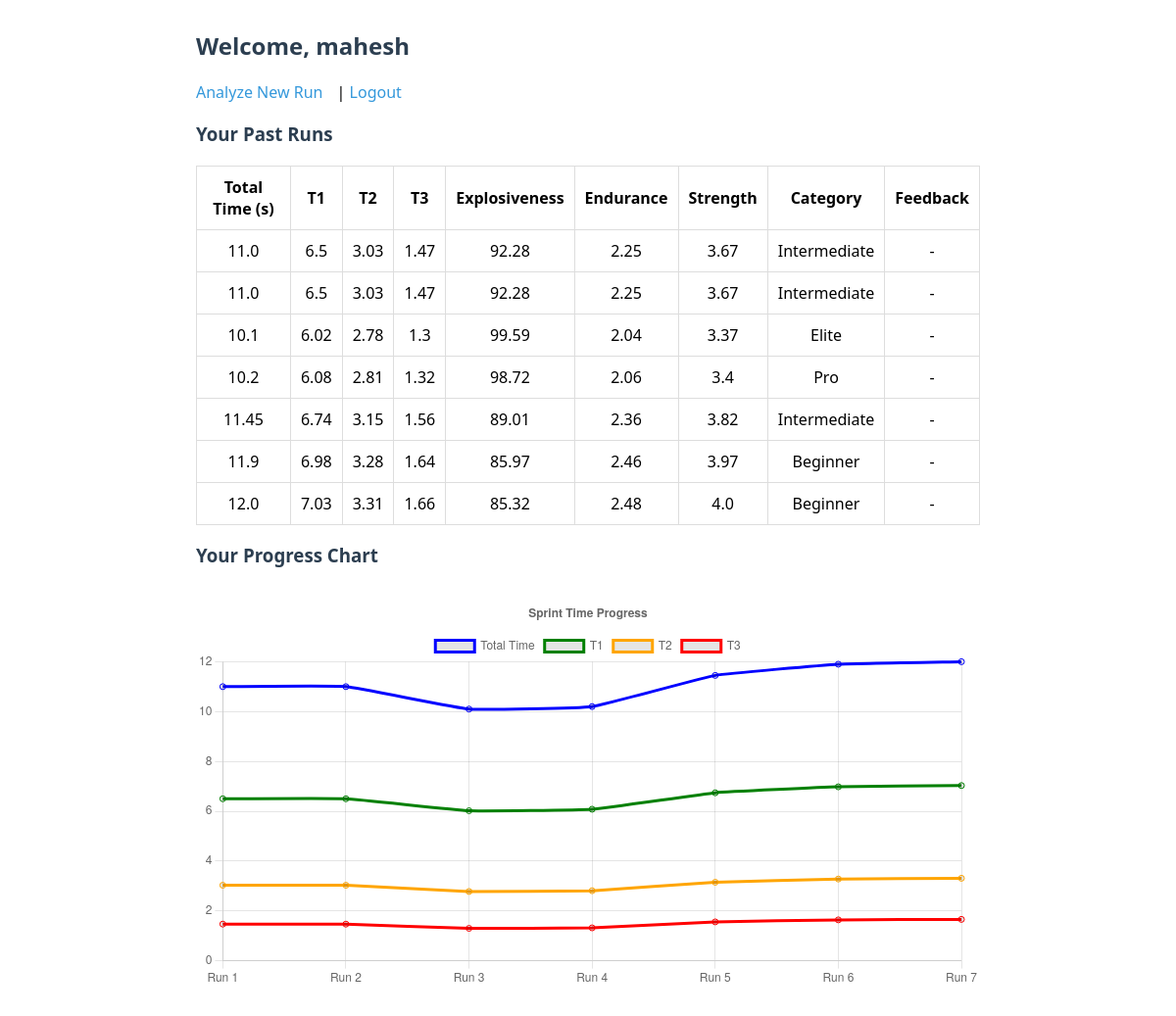
The page /dashboard (signed in) on the database its author committed.
### tables this page shows
CREATE TABLE runs (
            id INTEGER PRIMARY KEY AUTOINCREMENT,
            username TEXT,
            total_time REAL,
            t1 REAL,
            t2 REAL,
            t3 REAL,
            explosiveness REAL,
            endurance REAL,
            strength REAL,
            category TEXT
        );

### app.py (the view)
@app.route("/dashboard")
def dashboard():
    if "username" not in session:
        return redirect(url_for("login"))
    username = session["username"]
    runs = get_user_runs(username)
    return render_template("dashboard.html", runs=runs)

### db.py (called while the page is built)
def get_user_runs(username):
    conn = sqlite3.connect(DB_PATH)
    c = conn.cursor()
    c.execute("""
        SELECT total_time, t1, t2, t3, explosiveness, endurance, strength, category
        FROM runs WHERE username = ?
        ORDER BY id DESC
    """, (username,))
    rows = c.fetchall()
    conn.close()
    keys = ["total_time", "t1", "t2", "t3", "explosiveness", "endurance", "strength", "category"]
    return [dict(zip(keys, row)) for row in rows]

### templates/dashboard.html (shortened to what this page needs)
{% extends "layout.html" %}
{% block content %}
  <h2>Welcome, {{ session['username'] }}</h2>
  <p>
    <a href="{{ url_for('analyze') }}">Analyze New Run</a> |
    <a href="{{ url_for('logout') }}"> Logout</a>
  </p>
  <h3>Your Past Runs</h3>
  {% if runs %}
    <table border="1" cellpadding="8" cellspacing="0">
      <tr>
        <th>Total Time (s)</th>
        <th>T1</th>
        <th>T2</th>
        <th>T3</th>
        <th>Explosiveness</th>
        <th>Endurance</th>
        <th>Strength</th>
        <th>Category</th>
        <th>Feedback</th>
      </tr>
      {% for run in runs %}
        <tr>
          <td>{{ run.total_time }}</td>
          <td>{{ run.t1 }}</td>
          <td>{{ run.t2 }}</td>
          <td>{{ run.t3 }}</td>
          <td>{{ run.explosiveness }}</td>
          <td>{{ run.endurance }}</td>
          <td>{{ run.strength }}</td>
          <td>{{ run.category }}</td>
          <td>
            {% if run.weaknesses %}
              {{ run.weaknesses | join(', ') }}
            {% else %}
              -
            {% endif %}
          </td>
        </tr>
      {% endfor %}
    </table>
  {% else %}
    <p>No run data available yet.</p>
  {% endif %}
  <h3>Your Progress Chart</h3>
  <canvas id="sprintChart" width="600" height="300"></canvas>
  <script>
    const runLabels = Array.from({ length: {{ runs | length }} }, (_, i) => `Run ${i + 1}`);
    const totalTimes = {{ runs | map(attribute='total_time') | list | tojson }};
    const t1List = {{ runs | map(attribute='t1') | list | tojson }};
    const t2List = {{ runs | map(attribute='t2') | list | tojson }};
    const t3List = {{ runs | map(attribute='t3') | list | tojson }};
    renderSprintChart("sprintChart", runLabels, totalTimes, t1List, t2List, t3List);
  </script>
{% endblock %}

### templates/layout.html (shortened to what this page needs)
<!DOCTYPE html>
<html lang="en">
<head>
  <link rel="stylesheet" href="/static/style.css">
</head>
<body>
  <div class="container">
    {% block content %}{% endblock %}
  </div>
</body>
</html>

### static/style.css (style rules this page uses)
body { font-family: 'Segoe UI', sans-serif; background-color: white; margin: 0; padding: 0; }
.container { max-width: 800px; margin: 30px auto; background: white; padding: 0px 30px; border-radius: 8px; }
h2, h3 { color: #2c3e50; }
a { text-decoration: none; color: #3498db; margin-right: 10px; }
table { width: 100%; border-collapse: collapse; margin-top: 20px; }
table th, table td { padding: 10px; text-align: center; border: 1px solid #ddd; }
canvas { margin-top: 30px; }

### rows shown on the page
runs: total_time "11.0", t1 "6.5", t2 "3.03", t3 "1.47", explosiveness "92.28", endurance "2.25", strength "3.67", category "Intermediate"
runs: total_time "11.0", t1 "6.5", t2 "3.03", t3 "1.47", explosiveness "92.28", endurance "2.25", strength "3.67", category "Intermediate"
runs: total_time "10.1", t1 "6.02", t2 "2.78", t3 "1.3", explosiveness "99.59", endurance "2.04", strength "3.37", category "Elite"
runs: total_time "10.2", t1 "6.08", t2 "2.81", t3 "1.32", explosiveness "98.72", endurance "2.06", strength "3.4", category "Pro"
runs: total_time "11.45", t1 "6.74", t2 "3.15", t3 "1.56", explosiveness "89.01", endurance "2.36", strength "3.82", category "Intermediate"
runs: total_time "11.9", t1 "6.98", t2 "3.28", t3 "1.64", explosiveness "85.97", endurance "2.46", strength "3.97", category "Beginner"
runs: total_time "12.0", t1 "7.03", t2 "3.31", t3 "1.66", explosiveness "85.32", endurance "2.48", strength "4.0", category "Beginner"

### other values the page prints
{{ session['username'] }} "mahesh"
chart data {{ runs | length }} 7
chart data {{ runs | map(attribute='total_time') | list | tojson }} [11.0, 11.0, 10.1, 10.2, 11.45, 11.9, 12.0]
chart data {{ runs | map(attribute='t1') | list | tojson }} [6.5, 6.5, 6.02, 6.08, 6.74, 6.98, 7.03]
chart data {{ runs | map(attribute='t2') | list | tojson }} [3.03, 3.03, 2.78, 2.81, 3.15, 3.28, 3.31]
